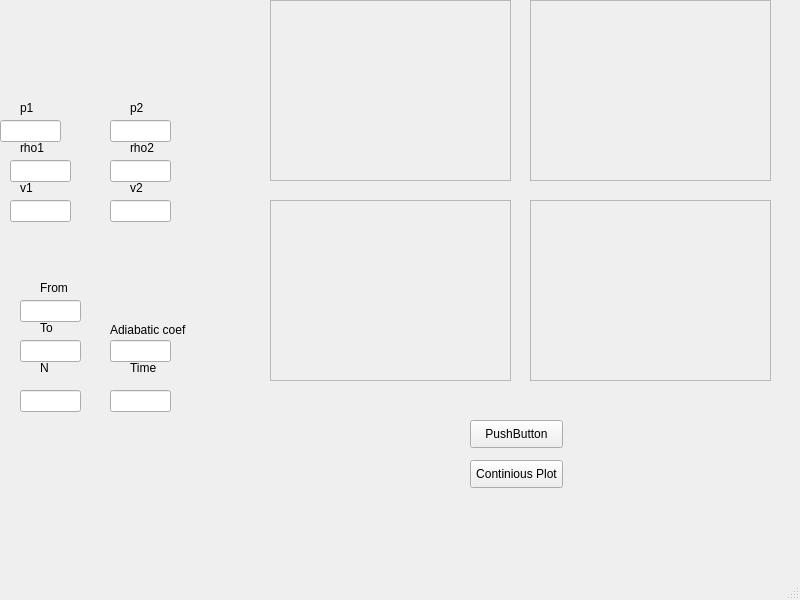
<?xml version="1.0" encoding="UTF-8"?>
<ui version="4.0">
 <class>MainWindow</class>
 <widget class="QMainWindow" name="MainWindow">
  <property name="geometry">
   <rect>
    <x>0</x>
    <y>0</y>
    <width>800</width>
    <height>600</height>
   </rect>
  </property>
  <property name="windowTitle">
   <string>MainWindow</string>
  </property>
  <widget class="QWidget" name="centralwidget">
   <widget class="renderArea" name="rho">
    <property name="geometry">
     <rect>
      <x>270</x>
      <y>0</y>
      <width>241</width>
      <height>181</height>
     </rect>
    </property>
    <property name="frameShape">
     <enum>QFrame::StyledPanel</enum>
    </property>
    <property name="frameShadow">
     <enum>QFrame::Raised</enum>
    </property>
   </widget>
   <widget class="renderArea" name="p">
    <property name="geometry">
     <rect>
      <x>530</x>
      <y>0</y>
      <width>241</width>
      <height>181</height>
     </rect>
    </property>
    <property name="frameShape">
     <enum>QFrame::StyledPanel</enum>
    </property>
    <property name="frameShadow">
     <enum>QFrame::Raised</enum>
    </property>
   </widget>
   <widget class="renderArea" name="v">
    <property name="geometry">
     <rect>
      <x>270</x>
      <y>200</y>
      <width>241</width>
      <height>181</height>
     </rect>
    </property>
    <property name="frameShape">
     <enum>QFrame::StyledPanel</enum>
    </property>
    <property name="frameShadow">
     <enum>QFrame::Raised</enum>
    </property>
   </widget>
   <widget class="renderArea" name="T">
    <property name="geometry">
     <rect>
      <x>530</x>
      <y>200</y>
      <width>241</width>
      <height>181</height>
     </rect>
    </property>
    <property name="frameShape">
     <enum>QFrame::StyledPanel</enum>
    </property>
    <property name="frameShadow">
     <enum>QFrame::Raised</enum>
    </property>
   </widget>
   <widget class="QLabel" name="label">
    <property name="geometry">
     <rect>
      <x>20</x>
      <y>100</y>
      <width>31</width>
      <height>16</height>
     </rect>
    </property>
    <property name="text">
     <string>p1</string>
    </property>
   </widget>
   <widget class="QLabel" name="label_2">
    <property name="geometry">
     <rect>
      <x>20</x>
      <y>140</y>
      <width>31</width>
      <height>16</height>
     </rect>
    </property>
    <property name="text">
     <string>rho1</string>
    </property>
   </widget>
   <widget class="QLabel" name="label_3">
    <property name="geometry">
     <rect>
      <x>20</x>
      <y>180</y>
      <width>31</width>
      <height>16</height>
     </rect>
    </property>
    <property name="text">
     <string>v1</string>
    </property>
   </widget>
   <widget class="QLabel" name="label_4">
    <property name="geometry">
     <rect>
      <x>130</x>
      <y>140</y>
      <width>31</width>
      <height>16</height>
     </rect>
    </property>
    <property name="text">
     <string>rho2</string>
    </property>
   </widget>
   <widget class="QLabel" name="label_5">
    <property name="geometry">
     <rect>
      <x>130</x>
      <y>100</y>
      <width>31</width>
      <height>16</height>
     </rect>
    </property>
    <property name="text">
     <string>p2</string>
    </property>
   </widget>
   <widget class="QLabel" name="label_6">
    <property name="geometry">
     <rect>
      <x>130</x>
      <y>180</y>
      <width>31</width>
      <height>16</height>
     </rect>
    </property>
    <property name="text">
     <string>v2</string>
    </property>
   </widget>
   <widget class="QLabel" name="label_7">
    <property name="geometry">
     <rect>
      <x>40</x>
      <y>320</y>
      <width>31</width>
      <height>16</height>
     </rect>
    </property>
    <property name="text">
     <string>To</string>
    </property>
   </widget>
   <widget class="QLabel" name="label_8">
    <property name="geometry">
     <rect>
      <x>40</x>
      <y>280</y>
      <width>31</width>
      <height>16</height>
     </rect>
    </property>
    <property name="text">
     <string>From</string>
    </property>
   </widget>
   <widget class="QLabel" name="label_9">
    <property name="geometry">
     <rect>
      <x>40</x>
      <y>360</y>
      <width>31</width>
      <height>16</height>
     </rect>
    </property>
    <property name="text">
     <string>N</string>
    </property>
   </widget>
   <widget class="QLabel" name="label_10">
    <property name="geometry">
     <rect>
      <x>130</x>
      <y>360</y>
      <width>31</width>
      <height>16</height>
     </rect>
    </property>
    <property name="text">
     <string>Time</string>
    </property>
   </widget>
   <widget class="QLabel" name="label_11">
    <property name="geometry">
     <rect>
      <x>110</x>
      <y>320</y>
      <width>81</width>
      <height>20</height>
     </rect>
    </property>
    <property name="text">
     <string>Adiabatic coef</string>
    </property>
   </widget>
   <widget class="QPushButton" name="pushButton">
    <property name="geometry">
     <rect>
      <x>470</x>
      <y>420</y>
      <width>93</width>
      <height>28</height>
     </rect>
    </property>
    <property name="text">
     <string>PushButton</string>
    </property>
   </widget>
   <widget class="QLineEdit" name="N_text">
    <property name="geometry">
     <rect>
      <x>20</x>
      <y>390</y>
      <width>61</width>
      <height>22</height>
     </rect>
    </property>
   </widget>
   <widget class="QLineEdit" name="Time_text">
    <property name="geometry">
     <rect>
      <x>110</x>
      <y>390</y>
      <width>61</width>
      <height>22</height>
     </rect>
    </property>
   </widget>
   <widget class="QLineEdit" name="Adibatic_text">
    <property name="geometry">
     <rect>
      <x>110</x>
      <y>340</y>
      <width>61</width>
      <height>22</height>
     </rect>
    </property>
   </widget>
   <widget class="QLineEdit" name="To_text">
    <property name="geometry">
     <rect>
      <x>20</x>
      <y>340</y>
      <width>61</width>
      <height>22</height>
     </rect>
    </property>
   </widget>
   <widget class="QLineEdit" name="From_text">
    <property name="geometry">
     <rect>
      <x>20</x>
      <y>300</y>
      <width>61</width>
      <height>22</height>
     </rect>
    </property>
   </widget>
   <widget class="QLineEdit" name="v2_text">
    <property name="geometry">
     <rect>
      <x>110</x>
      <y>200</y>
      <width>61</width>
      <height>22</height>
     </rect>
    </property>
   </widget>
   <widget class="QLineEdit" name="v1_text">
    <property name="geometry">
     <rect>
      <x>10</x>
      <y>200</y>
      <width>61</width>
      <height>22</height>
     </rect>
    </property>
   </widget>
   <widget class="QLineEdit" name="p1_text">
    <property name="geometry">
     <rect>
      <x>0</x>
      <y>120</y>
      <width>61</width>
      <height>22</height>
     </rect>
    </property>
   </widget>
   <widget class="QLineEdit" name="p2_text">
    <property name="geometry">
     <rect>
      <x>110</x>
      <y>120</y>
      <width>61</width>
      <height>22</height>
     </rect>
    </property>
   </widget>
   <widget class="QLineEdit" name="rho1_text">
    <property name="geometry">
     <rect>
      <x>10</x>
      <y>160</y>
      <width>61</width>
      <height>22</height>
     </rect>
    </property>
   </widget>
   <widget class="QLineEdit" name="rho2_text">
    <property name="geometry">
     <rect>
      <x>110</x>
      <y>160</y>
      <width>61</width>
      <height>22</height>
     </rect>
    </property>
   </widget>
   <widget class="QPushButton" name="ContiPlot">
    <property name="geometry">
     <rect>
      <x>470</x>
      <y>460</y>
      <width>93</width>
      <height>28</height>
     </rect>
    </property>
    <property name="text">
     <string>Continious Plot</string>
    </property>
   </widget>
  </widget>
  <widget class="QMenuBar" name="menubar">
   <property name="geometry">
    <rect>
     <x>0</x>
     <y>0</y>
     <width>800</width>
     <height>21</height>
    </rect>
   </property>
  </widget>
  <widget class="QStatusBar" name="statusbar"/>
 </widget>
 <customwidgets>
  <customwidget>
   <class>renderArea</class>
   <extends>QFrame</extends>
   <header>renderarea.h</header>
   <container>1</container>
  </customwidget>
 </customwidgets>
 <resources/>
 <connections/>
</ui>
